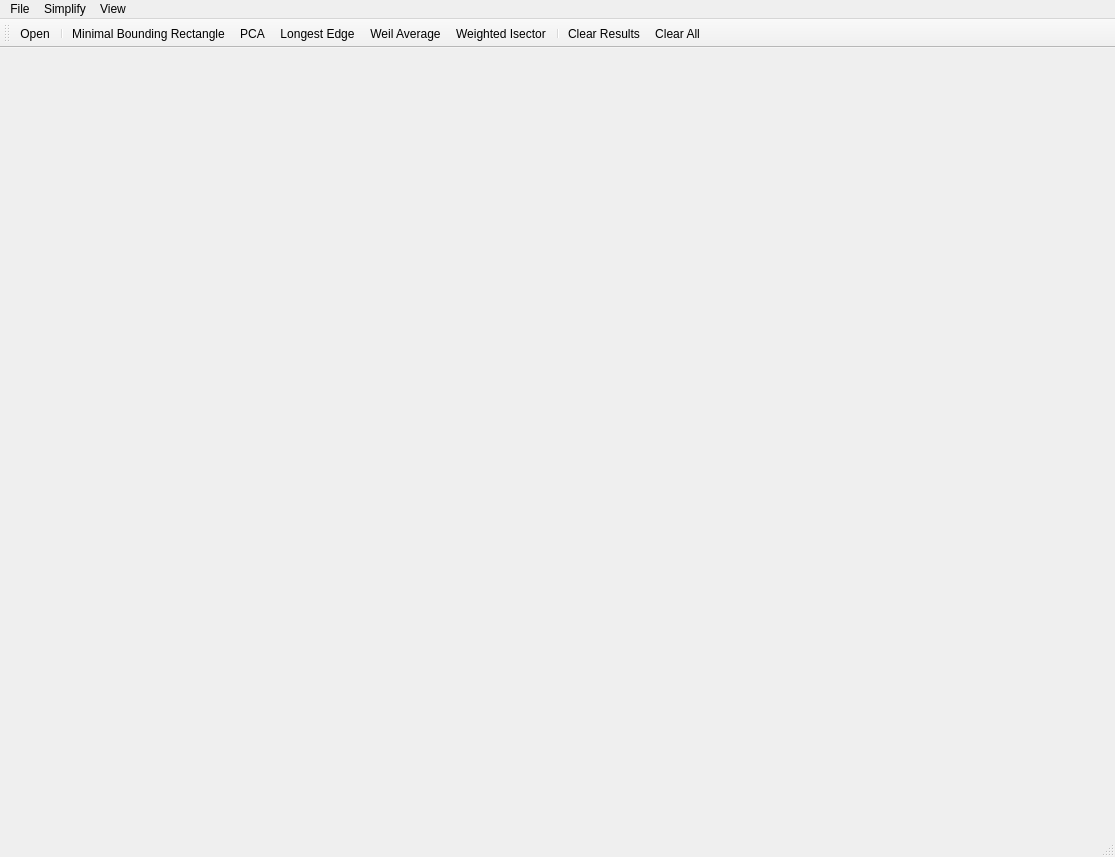
<?xml version="1.0" encoding="UTF-8"?>
<ui version="4.0">
 <class>MainForm</class>
 <widget class="QMainWindow" name="MainForm">
  <property name="geometry">
   <rect>
    <x>0</x>
    <y>0</y>
    <width>1115</width>
    <height>857</height>
   </rect>
  </property>
  <property name="windowTitle">
   <string>Simplify buildings</string>
  </property>
  <widget class="QWidget" name="centralwidget">
   <layout class="QHBoxLayout" name="horizontalLayout">
    <item>
     <widget class="Draw" name="widget" native="true"/>
    </item>
   </layout>
  </widget>
  <widget class="QMenuBar" name="menubar">
   <property name="geometry">
    <rect>
     <x>0</x>
     <y>0</y>
     <width>1115</width>
     <height>26</height>
    </rect>
   </property>
   <widget class="QMenu" name="menuFile">
    <property name="title">
     <string>File</string>
    </property>
    <addaction name="actionOpen"/>
    <addaction name="separator"/>
    <addaction name="actionExit"/>
   </widget>
   <widget class="QMenu" name="menuSimplify">
    <property name="title">
     <string>Simplify</string>
    </property>
    <addaction name="actionMinimal_Bounding_Rectangle"/>
    <addaction name="actionPCA"/>
    <addaction name="separator"/>
    <addaction name="actionWeighted_Isector"/>
    <addaction name="actionWeighted_Average"/>
    <addaction name="actionLongest_Edge"/>
   </widget>
   <widget class="QMenu" name="menuView">
    <property name="title">
     <string>View</string>
    </property>
    <addaction name="actionClear_Results"/>
    <addaction name="actionClear_All"/>
   </widget>
   <addaction name="menuFile"/>
   <addaction name="menuSimplify"/>
   <addaction name="menuView"/>
  </widget>
  <widget class="QStatusBar" name="statusbar"/>
  <widget class="QToolBar" name="toolBar">
   <property name="windowTitle">
    <string>toolBar</string>
   </property>
   <attribute name="toolBarArea">
    <enum>TopToolBarArea</enum>
   </attribute>
   <attribute name="toolBarBreak">
    <bool>false</bool>
   </attribute>
   <addaction name="actionOpen"/>
   <addaction name="separator"/>
   <addaction name="actionMinimal_Bounding_Rectangle"/>
   <addaction name="actionPCA"/>
   <addaction name="actionLongest_Edge"/>
   <addaction name="actionWeighted_Average"/>
   <addaction name="actionWeighted_Isector"/>
   <addaction name="separator"/>
   <addaction name="actionClear_Results"/>
   <addaction name="actionClear_All"/>
  </widget>
  <action name="actionOpen">
   <property name="icon">
    <iconset resource="icons.qrc">
     <normaloff>:/icons/images/icons/open_file.png</normaloff>:/icons/images/icons/open_file.png</iconset>
   </property>
   <property name="text">
    <string>Open</string>
   </property>
   <property name="toolTip">
    <string>Open File</string>
   </property>
  </action>
  <action name="actionExit">
   <property name="icon">
    <iconset resource="icons.qrc">
     <normaloff>:/icons/images/icons/exit.png</normaloff>:/icons/images/icons/exit.png</iconset>
   </property>
   <property name="text">
    <string>Exit</string>
   </property>
   <property name="toolTip">
    <string>Exit Application</string>
   </property>
  </action>
  <action name="actionMinimal_Bounding_Rectangle">
   <property name="icon">
    <iconset resource="icons.qrc">
     <normaloff>:/icons/images/icons/maer.png</normaloff>:/icons/images/icons/maer.png</iconset>
   </property>
   <property name="text">
    <string>Minimal Bounding Rectangle</string>
   </property>
   <property name="toolTip">
    <string>Simplify builldings using Minimal Bounding Rectangle</string>
   </property>
  </action>
  <action name="actionPCA">
   <property name="icon">
    <iconset resource="icons.qrc">
     <normaloff>:/icons/images/icons/pca.png</normaloff>:/icons/images/icons/pca.png</iconset>
   </property>
   <property name="text">
    <string>PCA</string>
   </property>
   <property name="toolTip">
    <string>Simplify buildings using PCA</string>
   </property>
  </action>
  <action name="actionClear_Results">
   <property name="icon">
    <iconset resource="icons.qrc">
     <normaloff>:/icons/images/icons/clear_ch.png</normaloff>:/icons/images/icons/clear_ch.png</iconset>
   </property>
   <property name="text">
    <string>Clear Results</string>
   </property>
  </action>
  <action name="actionClear_All">
   <property name="icon">
    <iconset resource="icons.qrc">
     <normaloff>:/icons/images/icons/clear_er.png</normaloff>:/icons/images/icons/clear_er.png</iconset>
   </property>
   <property name="text">
    <string>Clear All</string>
   </property>
   <property name="toolTip">
    <string>Clear all data</string>
   </property>
  </action>
  <action name="actionWeighted_Isector">
   <property name="icon">
    <iconset resource="icons.qrc">
     <normaloff>:/icons/images/icons/weightedbisector.png</normaloff>:/icons/images/icons/weightedbisector.png</iconset>
   </property>
   <property name="text">
    <string>Weighted Isector</string>
   </property>
  </action>
  <action name="actionWeighted_Average">
   <property name="icon">
    <iconset resource="icons.qrc">
     <normaloff>:/icons/images/icons/wa.png</normaloff>:/icons/images/icons/wa.png</iconset>
   </property>
   <property name="text">
    <string>Weil Average</string>
   </property>
  </action>
  <action name="actionLongest_Edge">
   <property name="icon">
    <iconset resource="icons.qrc">
     <normaloff>:/icons/images/icons/longestedge.png</normaloff>:/icons/images/icons/longestedge.png</iconset>
   </property>
   <property name="text">
    <string>Longest Edge</string>
   </property>
  </action>
 </widget>
 <customwidgets>
  <customwidget>
   <class>Draw</class>
   <extends>QWidget</extends>
   <header>draw.h</header>
   <container>1</container>
  </customwidget>
 </customwidgets>
 <resources>
  <include location="icons.qrc"/>
 </resources>
 <connections/>
</ui>
